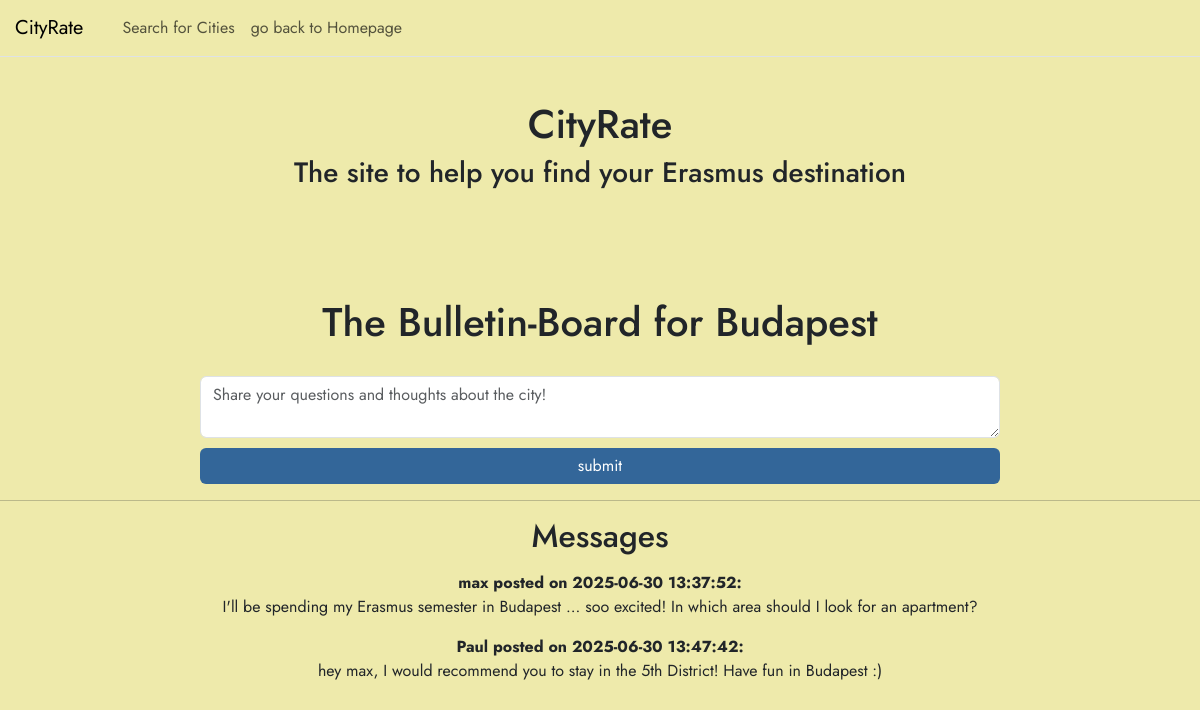
Page /bulletin/Budapest (signed in) on the committed database.
### tables this page shows
CREATE TABLE city (
    name TEXT PRIMARY KEY NOT NULL,
    description TEXT NOT NULL,
    image_path TEXT
);

CREATE TABLE bulletin(
    bulletin_id INTEGER PRIMARY KEY AUTOINCREMENT,
    city_name TEXT NOT NULL,
    username TEXT NOT NULL,
    message TEXT NOT NULL,
    bulletin_time TIMESTAMP DEFAULT CURRENT_TIMESTAMP,
    FOREIGN KEY(city_name) REFERENCES city(name),
    FOREIGN KEY(username) REFERENCES user(username)
);

### app.py (the view, shortened to what this page needs)
@app.route('/bulletin/<city_name>', methods=['GET', 'POST'])
@login_required
def bulletin(city_name):
    db_con = get_db_con()
    form = BulletinForm() #Instanz von BulletinForm
    city = db_con.execute(
        'SELECT * FROM city WHERE LOWER(name) = LOWER(?)',
        (city_name.lower(),)
    ).fetchone()
    if city is None:
        return "City not found", 404
    messages = db_con.execute('SELECT * FROM bulletin WHERE city_name = ?',(city['name'],)).fetchall()
    return render_template('bulletin.html', city=city, form=form, messages=messages)

### forms.py
class BulletinForm(FlaskForm):
    message = TextAreaField(validators=[InputRequired(), Length(min=10, max=700)])
    submitMessage = SubmitField('submit') #Button für Bestätigung

### app.py (called while the page is built)
@login_manager.user_loader
def load_user(user_id):
    return User.get(user_id)

    @staticmethod
    def get(user_id):
        db_con = get_db_con()
        getuser = db_con.execute(
            'SELECT * FROM user WHERE id = ?', (user_id,)).fetchone()
        if getuser:
            return User(id=getuser['id'],username= getuser['username'], password=getuser['password'] )
        return None

### db.py (called while the page is built)
def get_db_con(pragma_foreign_keys = True):
    if 'db_con' not in g:
        g.db_con = sqlite3.connect(
            current_app.config['DATABASE'],
            detect_types=sqlite3.PARSE_DECLTYPES
        )
        g.db_con.row_factory = sqlite3.Row
        if pragma_foreign_keys:
            g.db_con.execute('PRAGMA foreign_keys = ON;')
    return g.db_con

def close_db_con(e=None):
    db_con = g.pop('db_con', None)
    if db_con is not None:
        db_con.close()

### templates/bulletin.html (shortened to what this page needs)
{% from 'bootstrap5/nav.html' import render_nav_item %}
<!DOCTYPE html>
<html>
<head>
    {{ bootstrap.load_css() }}
<link rel="stylesheet" href="{{ url_for('static', filename='css/style.css') }}">
</head>
<body>
  <nav class="navbar navbar-expand-xl border-bottom mb-3 fixed-top">
        <div class="container-fluid px-0">
            <a class="navbar-brand" href="{{ url_for('home') }}"  style ="padding-left: 15px;" >CityRate</a>
            <div class="collapse navbar-collapse" id="navbarSupportedContent">
    <ul class="navbar-nav me-auto mb-2 mb-lg-0" style="padding-left: 15px;">
    {{ render_nav_item('search', 'Search for Cities') }}
        {{ render_nav_item('home', 'go back to Homepage') }}
    </ul>
</div>
        </div>
    </nav>
    <header>
        <h1>CityRate</h1>
        <h3>The site to help you find your Erasmus destination</h3>
    </header>
    <main>
     <h1> The Bulletin-Board for {{ city['name'] }}</h1>
    <form method="POST" action="{{ url_for('bulletin',city_name=city.name) }}" style="display: flex; flex-direction: column; justify-content: center; gap: 10px; margin-top: 30px; margin-left: 200px; margin-right: 200px">
    {{ form.message(class="form-control", placeholder="Share your questions and thoughts about the city!") }}
    {{ form.submitMessage(class="btn btn-primary custom-button1") }}
    </form>
    <hr>
    <h2> Messages </h2>
    {% for msg in messages %}
        <div class="card-text mt-3">
            <b>{{ msg['username']}} posted on {{ msg['bulletin_time']}}: </b>
            <p>{{ msg['message']}}</p>
        </div>
    {% else %}
        <p>No messages yet. Be the first to post!</p>
    {% endfor %}
    </main>
</body>
</html>

### static/css/style.css (style rules this page uses)
h1, h2, h3, h4, h5, h6 { text-align: center; }
body { padding-top: 100px; background-color: #EEEAAB; font-family: 'Jost', sans-serif; }
main { background-color: #EEEAAB; font-family: 'Jost', sans-serif; text-align: center; padding-top: 100px; }
nav.navbar { background-color: #EEEAAB; opacity: 1; }
.custom-button1 { background-color: #336699; color: white; border: none; }

### rows in the picture
city: name "Budapest"
bulletin: username "max", bulletin_time "2025-06-30 13:37:52", message "I'll be spending my Erasmus semester in Budapest ... soo excited! In which area should I look for an apartment?"
bulletin: username "Paul", bulletin_time "2025-06-30 13:47:42", message "hey max, I would recommend you to stay in the 5th District! Have fun in Budapest :)"

### other values in the picture
{{ render_nav_item('search', 'Search for Cities') }} "Search for Cities"
{{ render_nav_item('home', 'go back to Homepage') }} "go back to Homepage"
